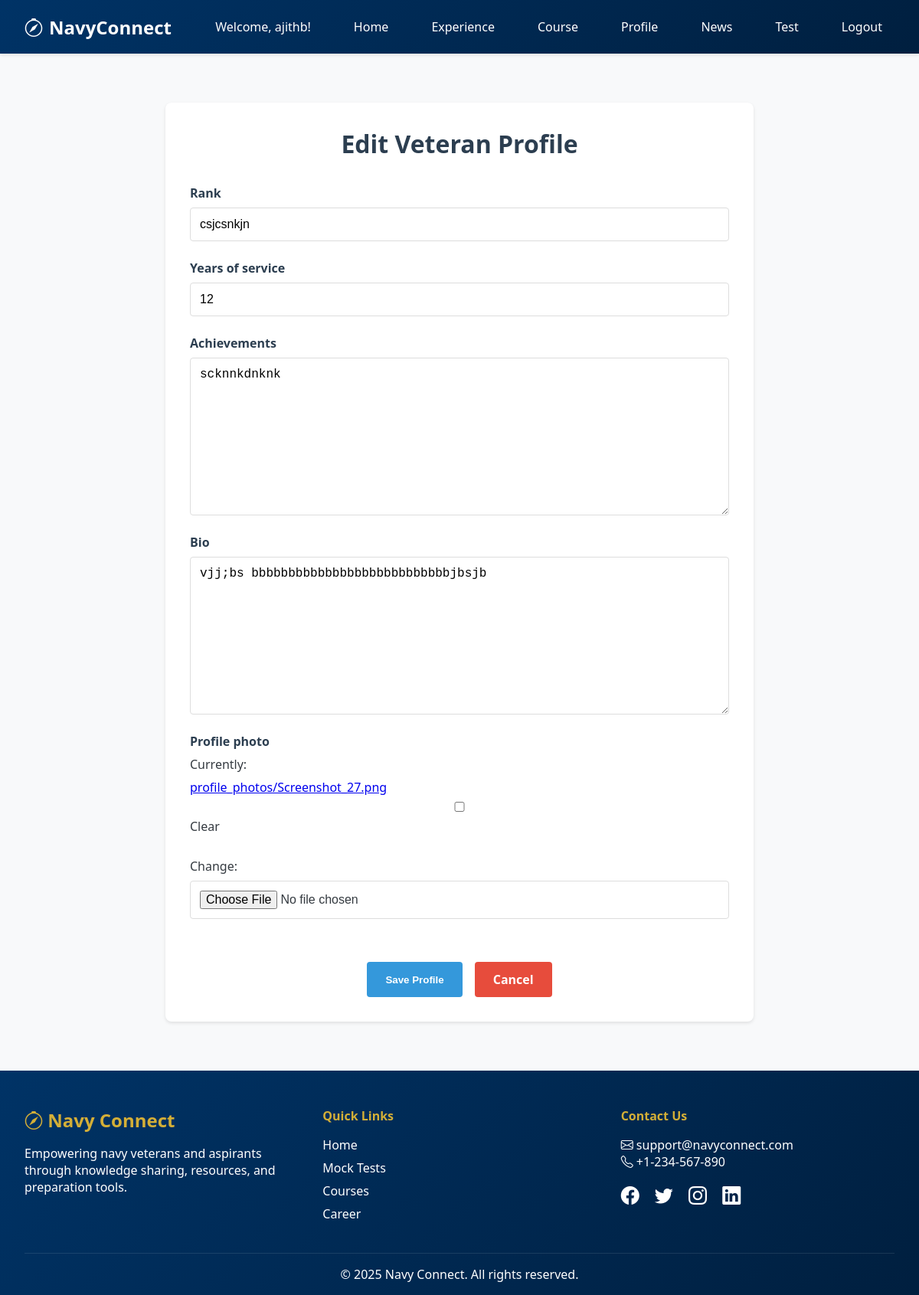
Page /profile/edit/ (signed in) on the committed database.
### core/models.py (models this page shows, shortened)
class CustomUser(AbstractUser):
    ROLE_CHOICES = [
        ('admin', 'Admin'),
        ('veteran', 'Veteran'),
        ('aspirant', 'Aspirant'),
    ]
    role = models.CharField(max_length=10, choices=ROLE_CHOICES, default='aspirant')

class VeteranProfile(models.Model):
    user = models.OneToOneField(settings.AUTH_USER_MODEL, on_delete=models.CASCADE)
    rank = models.CharField(max_length=100)
    years_of_service = models.IntegerField()
    achievements = models.TextField()
    bio = models.TextField(blank=True, null=True)
    profile_photo = models.ImageField(upload_to='profile_photos/', blank=True, null=True)

### core/views.py (the view)
# urls.py: path('profile/edit/', views.edit_profile, name='edit_profile'),
@login_required
def edit_profile(request):
    try:
        profile = VeteranProfile.objects.get(user=request.user)
    except VeteranProfile.DoesNotExist:
        profile = None
    if request.method == 'POST':
        form = VeteranProfileForm(request.POST, request.FILES, instance=profile)
        if form.is_valid():
            veteran_profile = form.save(commit=False)
            veteran_profile.user = request.user
            veteran_profile.save()
            return redirect('view_profile')
    else:
        form = VeteranProfileForm(instance=profile)
    return render(request, 'edit_profile.html', {'form': form})

### core/forms.py
class VeteranProfileForm(forms.ModelForm):
    class Meta:
        model = VeteranProfile
        fields = ['rank', 'years_of_service', 'achievements', 'bio', 'profile_photo']

### core/templates/edit_profile.html (shortened to what this page needs)
{% extends "base.html" %}
{% block content %}
<div class="profile-container">
  <div class="profile-card">
    <h1 class="profile-title">Edit Veteran Profile</h1>
    <form method="POST" enctype="multipart/form-data" class="profile-form">
      {% for field in form %}
        <div class="form-group">
          <label class="form-label">{{ field.label }}</label>
          {{ field }}
        </div>
      {% endfor %}
      <div class="button-group">
        <button type="submit" class="submit-btn">Save Profile</button>
        <a href="{% url 'view_profile' %}" class="cancel-btn">Cancel</a>
      </div>
    </form>
  </div>
</div>
{% endblock %}

### core/templates/base.html (shortened to what this page needs)
<!DOCTYPE html>
<html lang="en">
<head>
  <link href="https://cdnjs.cloudflare.com/ajax/libs/bootstrap-icons/1.11.1/font/bootstrap-icons.min.css" rel="stylesheet">
</head>
<body>
  <nav class="navbar">
    <div class="container">
      <a href="{% url 'home' %}" class="brand">
        <i class="bi bi-compass"></i>
        NavyConnect
      </a>
      <div class="links">
        {% if user.is_authenticated %}
          <span>Welcome, {{ user.username }}!</span>
          <a href="{% url 'home' %}">Home</a>
          {% if user.role == 'veteran' %}
            <a href="{% url 'veteran_experiences' %}"> Experience</a>
            <a href="{% url 'create_course' %}"> Course</a>
            <a href="{% url 'view_profile' %}">Profile</a>
            <a href="{% url 'news_list' %}">News</a>
            <a href="{% url 'create_mock_test' %}">Test</a>
            <a href="{% url 'logout' %}">Logout</a>
          {% elif user.is_superuser %}
            <a href="{% url 'post_job' %}">Post Job</a>
            <a href="{% url 'applications' %}">Applications</a>
            <a href="{% url 'add_news' %}">News</a>
            <a href="{% url 'post_wall_entry' %}">Honor</a>
            <a href="{% url 'logout' %}">Logout</a>
          {% elif user.role == 'aspirant' %}
            <a href="{% url 'mock_test_list' %}">Tests</a>
            <a href="{% url 'view_course' %}">Courses</a>
            <a href="{% url 'job_list' %}">Jobs</a>
            <a href="{% url 'logout' %}">Logout</a>
          {% else %}
          <a href="{% url 'login' %}">Login</a>
          <a href="{% url 'signup' %}">Signup</a>
          {% endif %}
        {% endif %}
      </div>
    </div>
  </nav>
  <main class="content">
    {% block content %}
    {% endblock %}
  </main>
  <footer class="footer">
    <div class="footer-container">
      <div class="footer-brand">
        <h3><i class="bi bi-compass"></i> Navy Connect</h3>
        <p>Empowering navy veterans and aspirants through knowledge sharing, resources, and preparation tools.</p>
      </div>
      <div class="footer-links">
        <h4>Quick Links</h4>
        <ul>
          <li><a href="{% url 'home' %}">Home</a></li>
          <li><a href="{% url 'mock_test_list' %}">Mock Tests</a></li>
          <li><a href="{% url 'view_course' %}">Courses</a></li>
          <li><a href="{% url 'job_list' %}">Career</a></li>
        </ul>
      </div>
      <div class="footer-contact">
        <h4>Contact Us</h4>
        <p><i class="bi bi-envelope"></i> support@navyconnect.com</p>
        <p><i class="bi bi-telephone"></i> +1-234-567-890</p>
        <div class="footer-socials">
          <a href="#"><i class="bi bi-facebook"></i></a>
          <a href="#"><i class="bi bi-twitter"></i></a>
          <a href="#"><i class="bi bi-instagram"></i></a>
          <a href="#"><i class="bi bi-linkedin"></i></a>
        </div>
      </div>
    </div>
    <div class="footer-bottom">
      <p>&copy; 2025 Navy Connect. All rights reserved.</p>
    </div>
  </footer>
</body>
</html>

### core/templates/base.html (style rules this page uses)
:root { --navy-blue: #003366; --gold: #d4af37; --light-gray: #f8f9fa; --dark-gray: #343a40; --white: #ffffff; --transition: all 0.3s ease; }
* { margin: 0; padding: 0; box-sizing: border-box; }
body { font-family: 'Segoe UI', Arial, sans-serif; background-color: var(--light-gray); color: var(--dark-gray); min-height: 100vh; display: flex; flex-direction: column; }
.navbar { background: linear-gradient(135deg, var(--navy-blue), #001f3f); padding: 1rem 2rem; box-shadow: 0 2px 4px rgba(0,0,0,0.1); position: sticky; top: 0; z-index: 1000; }
.container { max-width: 1200px; margin: 0 auto; display: flex; justify-content: space-between; }
.brand { font-size: 1.5rem; font-weight: 700; color: var(--white); text-decoration: none; display: flex; align-items: center; gap: 0.5rem; }
.links { display: flex; align-items: center; gap: 1.5rem; }
.links a, .links span { color: var(--white); text-decoration: none; padding: 0.5rem 1rem; border-radius: 4px; transition: var(--transition); }
.content { flex: 1; padding: 2rem; max-width: 1200px; margin: 0 auto; width: 100%; }
.footer { background: linear-gradient(135deg, var(--navy-blue), #001f3f); color: var(--white); padding: 3rem 2rem 1rem; margin-top: auto; }
.footer-container { display: flex; flex-wrap: wrap; justify-content: space-between; gap: 2rem; max-width: 1200px; margin: 0 auto; }
.footer-brand { flex: 1; min-width: 250px; }
.footer-brand h3 { color: var(--gold); font-size: 1.5rem; margin-bottom: 1rem; }
.footer-links, .footer-contact { flex: 1; min-width: 200px; }
.footer-links h4, .footer-contact h4 { color: var(--gold); margin-bottom: 1rem; }
.footer-links ul { list-style: none; }
.footer-links li { margin: 0.5rem 0; }
.footer-links a { color: var(--white); text-decoration: none; transition: var(--transition); }
.footer-socials { margin-top: 1rem; }
.footer-socials a { color: var(--white); font-size: 1.5rem; margin-right: 1rem; transition: var(--transition); }
.footer-bottom { text-align: center; margin-top: 2rem; padding-top: 1rem; border-top: 1px solid rgba(255,255,255,0.1); }

### core/templates/edit_profile.html (style rules this page uses)
.profile-container { max-width: 800px; margin: 2rem auto; padding: 0 1rem; }
.profile-card { background: white; border-radius: 8px; box-shadow: 0 2px 4px rgba(0, 0, 0, 0.1); padding: 2rem; }
.profile-title { color: #2c3e50; font-size: 2rem; margin-bottom: 2rem; text-align: center; }
.profile-form { display: flex; flex-direction: column; gap: 1.5rem; }
.form-group { display: flex; flex-direction: column; gap: 0.5rem; }
.form-label { font-weight: 600; color: #2c3e50; }
.form-group input, .form-group textarea, .form-group select { padding: 0.75rem; border: 1px solid #ddd; border-radius: 4px; font-size: 1rem; transition: border-color 0.3s; }
.button-group { display: flex; gap: 1rem; margin-top: 2rem; justify-content: center; }
.submit-btn, .cancel-btn { padding: 0.75rem 1.5rem; border-radius: 4px; font-weight: 600; text-decoration: none; text-align: center; transition: all 0.3s; }
.submit-btn { background-color: #3498db; color: white; border: none; cursor: pointer; }
.cancel-btn { background-color: #e74c3c; color: white; }

### rows in the picture
CustomUser: username "ajithb"
VeteranProfile: form "csjcsnkjn" "12" "scknnkdnknk" "vjj;bs bbbbbbbbbbbbbbbbbbbbbbbbbbbjbsjb"

### other values in the picture
{{ field.label }} "Rank" "Years of service" "Achievements" "Bio" "Profile photo"
